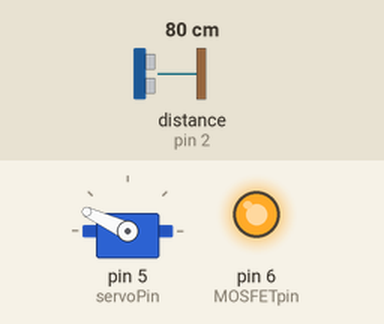
Simulated run of this sketch. Board: Arduino Uno, built with avr-gcc and run on an emulated ATmega328P. Shown: servo, output pins drawn as LEDs (lit = HIGH). Wiring (inferred from the names in the program): ultrasonic range finder: trigger pin 3; echo pin 2. The inputs (shaded band) are chosen by the test bench; at power-on: distance to the obstacle (sensor on pin 2) 80 cm. The echo pulse lasts 58.3 µs per cm; pins used as bus, display or sensor lines are not drawn.

Above: at 5.3 s.
5.4 s: distance to the obstacle (sensor on pin 2) set to 56 cm
At 7.3 s:
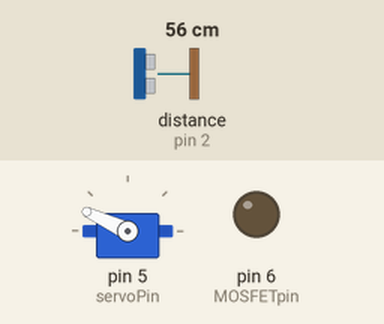
8.2 s: distance to the obstacle (sensor on pin 2) set to 48 cm
At 9.8 s:
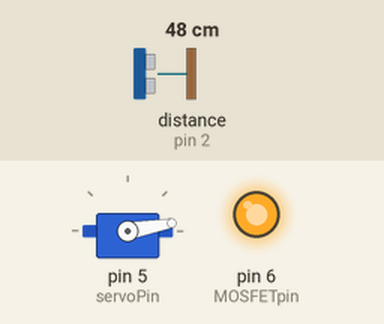
At 11.2 s:
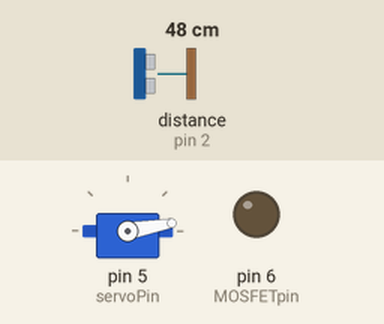
Timing chart, 0 to 12.7 s (numbered marks = the images above; inputs shaded):
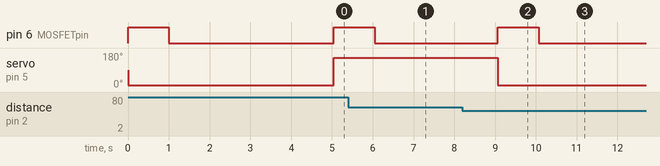

The sketch:

auto_trashbin2.ino
```cpp
/*
  Created 2017
  by MadGyver (AlexGyver)

   Wake up every second, get distance
   If there is some obstacle, power on servo, turn it, remember time, sleep sequence again
   If there is no obstacle and passed more than cap_time, power on servo and close the cap
*/
//-------------------- SETTINGS ----------------------
#define maxH 50           // working distance
#define cap_time 3        // time while cap is open, seconds
#define open_angle 10     // open angle
#define close_angle 155   // close angle

#define debug 0           // debug information (0 off, 1 on)
//-------------------- SETTINGS ----------------------

// --- WIRING ---
#define trigPin 3
#define echoPin 2
#define sensorVCC 4
#define MOSFETpin 6
#define servoPin 5
// --- WIRING ---

#include "LowPower.h" // sleep library
#include <Servo.h>    // servo library
Servo servo;

long duration;
byte distance;
unsigned long open_timer;
boolean open_flag;

void setup() {
  Serial.begin(9600);
  if (debug) Serial.println("system start");
  servo.attach(servoPin);
  pinMode(trigPin, OUTPUT);
  digitalWrite(trigPin, 0);
  pinMode(MOSFETpin, OUTPUT);
  digitalWrite(MOSFETpin, 0);
  pinMode(echoPin, INPUT);

  pinMode(sensorVCC, OUTPUT);
  digitalWrite(sensorVCC, 0);     // power off the sensor

  open_cap();                     // open cap with system start
}

void open_cap() {
  if (debug) Serial.println("open");
  digitalWrite(MOSFETpin, 1);     // power up the servo
  delay(1);
  servo.write(open_angle);        // open cap
  delay(1000);                    // wait servo
  digitalWrite(MOSFETpin, 0);     // disable servo
  open_flag = 1;                  // remember that cap is open
}
void close_cap() {
  if (debug) Serial.println("close");
  digitalWrite(MOSFETpin, 1);     // power up the servo
  delay(1);
  servo.write(close_angle);       // close cap
  delay(1000);                    // wait servo
  digitalWrite(MOSFETpin, 0);     // disable servo
  open_flag = 0;                  // remember that cap is closed
}

void loop() {
  LowPower.powerDown(SLEEP_1S, ADC_OFF, BOD_OFF);  // sleep 1 second

  digitalWrite(sensorVCC, 1);           // power up range sensor
  measure();                            // first "idle" measure, there are some glitches without it
  distance = measure();                 // get distance
  digitalWrite(sensorVCC, 0);           // disable range sensor
  if (debug) {
    Serial.println(distance);
    delay(500);
  }

  if (distance > 5 && distance < maxH) { // if distance fit the range
    open_timer = 0;                     // reset timer
    if (!open_flag) {                   // if cap is closed
      open_cap();
    }
  } else {
    if (open_flag) {                    // if cap is open
      open_timer++;                     // timer increment
      if (open_timer > cap_time) {      // if passed more than cap_time after cap was opened
        close_cap();
      }
    }
  }
}

// distance measuring function
byte measure() {
  digitalWrite(trigPin, 0);
  delayMicroseconds(5);
  digitalWrite(trigPin, 1);
  delayMicroseconds(15);
  digitalWrite(trigPin, 0);
  duration = pulseIn(echoPin, HIGH);
  return (duration / 2) / 29.1;
}
```

Measured:
- the behaviour switches between 51 and 50 cm on distance to the obstacle (sensor on pin 2) (found by bisection; images 1 and 2)
- after the input at 8.2 s, pin 6 (MOSFETpin): LOW → HIGH after 0.87 s, → LOW 1.0 s later; servo on pin 5 (servoPin): 155° → 10° after 0.87 s
